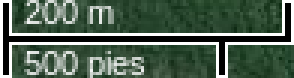
#> input picture images/Deforestacion_referencia.png, 98 x 26 px (shown 3 times larger); its folder holds only this picture in this run
$ python Ej4_bilateral.py --image ../images/Deforestacion_referencia.png
#> lines starting #> are read from the running program, lines starting #| are printed output that depends on the picture
"""
Aplique un filtro pasa-bajos de su eleccion y el filtro bilateral a las siguientes imagenes:
mariposa02.png, flores02.jpg y lapices02.jpg (en escala de grises).

Compare los resultados y explique sus apreciaciones.
"""

import os
os.chdir(os.path.dirname(os.path.abspath(__file__)))
import cv2
import numpy as np
import matplotlib.pyplot as plt
from scipy.ndimage import map_coordinates
import argparse

PATH = "../images/"

#* Si lo quiero usar desde consola:
#* python Ej4_bilateral.py -im nombreImagen.jpg

# Imagenes a usar: mariposa02.png, flores02.jpg y lapices02.jpg
# default_img = 'mariposa02.png'
# default_img = 'flores02.jpg'
default_img = 'lapices02.jpg'

ap = argparse.ArgumentParser()
ap.add_argument("-im", "--image", required=False, help="path de la imagen a utilizar")
args = vars(ap.parse_args())

nombre_imagen = args["image"] if args["image"] else default_img

img = cv2.imread(PATH + nombre_imagen, cv2.IMREAD_GRAYSCALE)
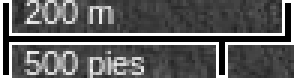
#> img: shape (26, 98) (shown 3 times larger); min 0, max 255, mean 89.8

#* Aplicar el filtro blur (filtro pasa-bajos elegido) con un tamaño de kernel de MxN
M = 3
N = 3
img_blur = cv2.blur(img, (M, N))
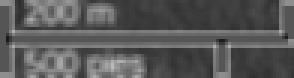
#> img_blur: shape (26, 98) (shown 3 times larger); min 28, max 186, mean 88.6

#* Aplicar el filtro bilateral con un diametro de 9, sigmaColor de 75 y sigmaSpace de 75
img_bilateral = cv2.bilateralFilter(img, 9, 75, 75)
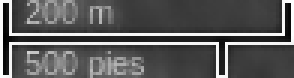
#> img_bilateral: shape (26, 98) (shown 3 times larger); min 2, max 254, mean 88.8

#* Mostrar la imagen original y las imagenes filtradas
plt.figure()
plt.subplot(1, 2, 1)
plt.imshow(img, cmap='gray')
plt.title('Original')
# plt.axis('off')

plt.subplot(1, 2, 2)
plt.imshow(img_blur, cmap='gray')
plt.title('Blur Filter')
# plt.axis('off')

plt.figure()
plt.subplot(1, 2, 1)
plt.imshow(img, cmap='gray')
plt.title('Original')
# plt.axis('off')

plt.subplot(1, 2, 2)
plt.imshow(img_bilateral, cmap='gray')
plt.title('Bilateral Filter')
# [8 lines of commented-out code are left out]

"""
Utilice la funcion implementada en la guia anterior para visualizar perfiles de grises,
eligiendo la misma fila o columna para la imagen original y las que han sido filtradas.
Compare los resultados visualizandolos simultaneamente.
"""

# Graficar el perfil de intensidad de una fila
id_fila = 200
#> (the run stopped early here; a loop or call above may not have finished)

$ run again, on images/flores02.jpg
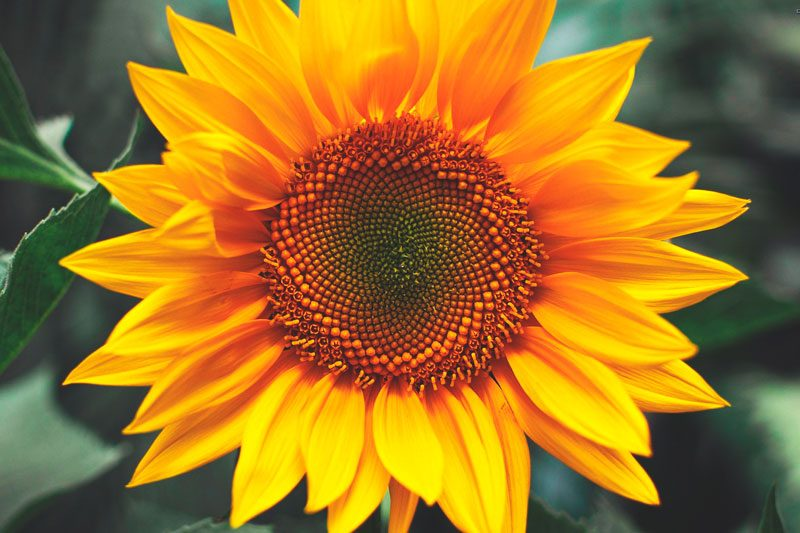
#> input picture images/flores02.jpg, 800 x 533 px
#> `img = cv2.imread(PATH + nombre_imagen, cv2.IMREAD_GRAYSCALE)`:
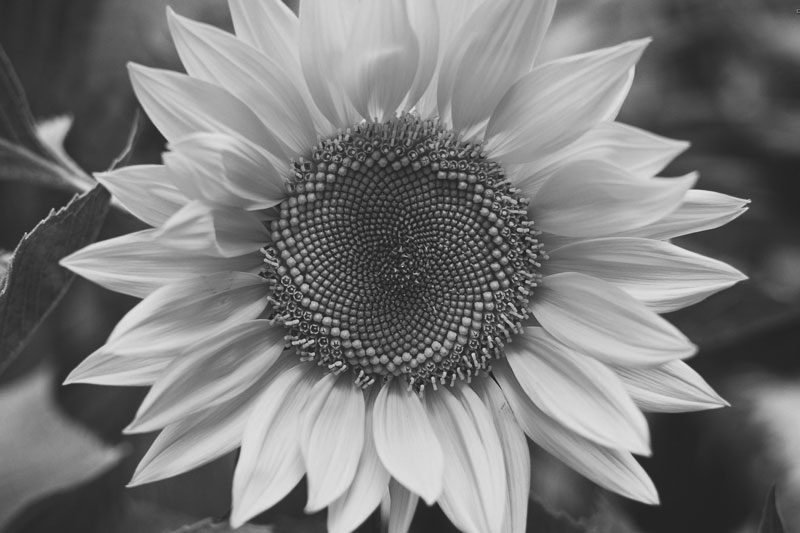
#> img: shape (533, 800); min 14, max 232, mean 121
#> fila_img = 800 values, max 214 at index 744, min 27 at index 345, mean 114.7
#> fila_blur = 800 values, max 205 at index 114, min 36 at index 797, mean 114.2
#> fila_bilateral = 800 values, max 194 at index 707, min 36 at index 798, mean 113.4
#> perfil_img = 600 values, max 208 at index 113, min 32 at index 386, mean 104
#> perfil_blur = 600 values, max 205 at index 114, min 46 at index 0, mean 103.7
#> perfil_bilateral = 600 values, max 191 at index 115, min 46 at index 0, mean 103
#> `plt.show()`:
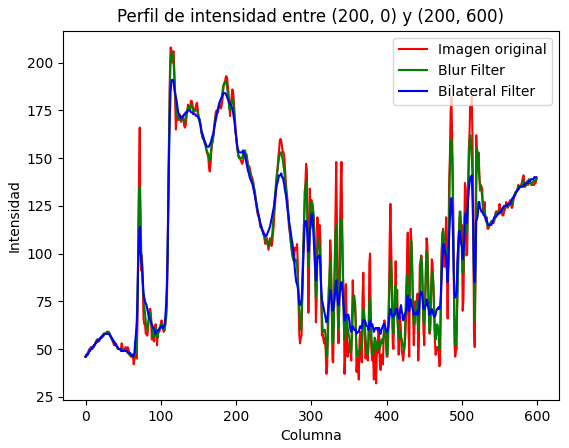
#> figure drawn by matplotlib, 1 panel; curve peaks at x = 113, y = 208; curve peaks at x = 114, y = 205; curve peaks at x = 115, y = 191

$ run again, on images/Deforestacion_zona_delimitada.png
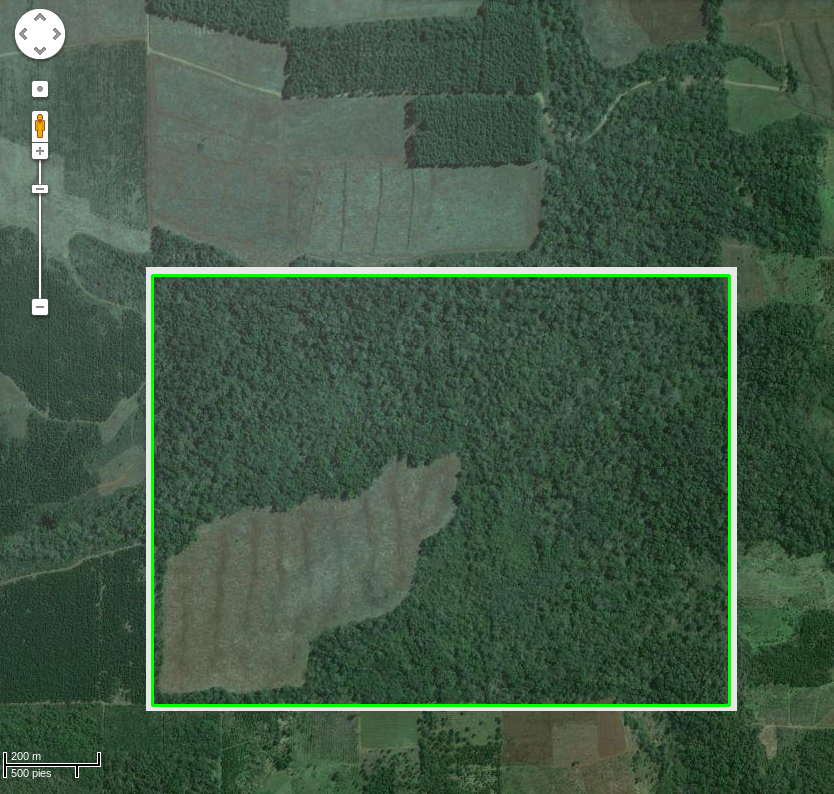
#> input picture images/Deforestacion_zona_delimitada.png, 834 x 794 px
#> `img = cv2.imread(PATH + nombre_imagen, cv2.IMREAD_GRAYSCALE)`:
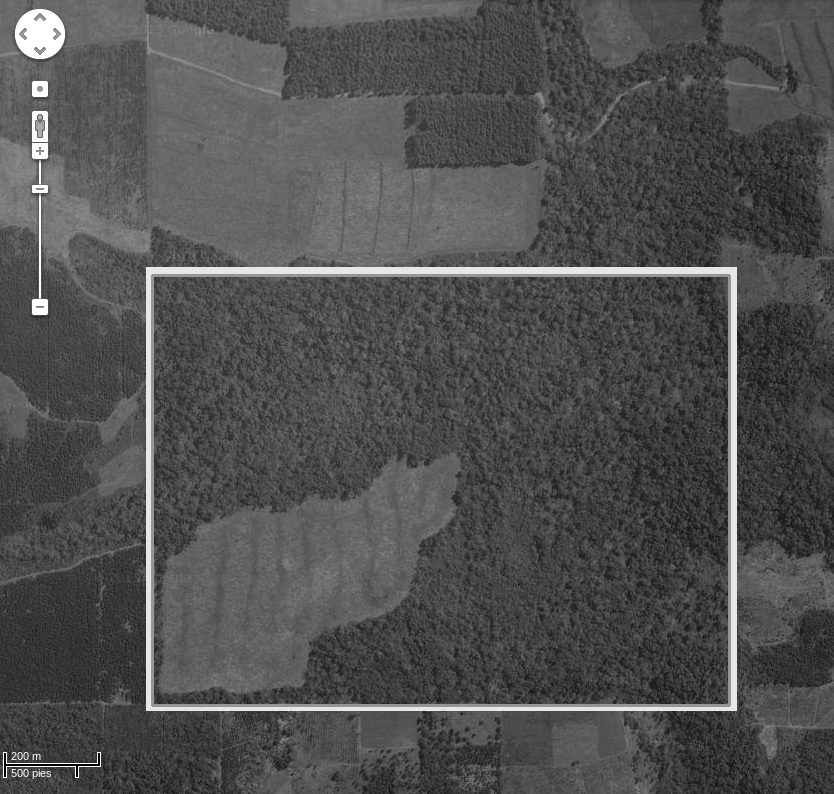
#> img: shape (794, 834); min 0, max 255, mean 80.1
#> fila_img = 834 values, max 255 at index 39, min 26 at index 755, mean 92.13
#> fila_blur = 834 values, max 203 at index 39, min 32 at index 803, mean 91.95
#> fila_bilateral = 834 values, max 220 at index 39, min 38 at index 771, mean 91.94
#> perfil_img = 600 values, max 255 at index 39, min 45 at index 541, mean 104.2
#> perfil_blur = 600 values, max 205 at index 39, min 52 at index 542, mean 104.1
#> perfil_bilateral = 600 values, max 225 at index 39, min 60 at index 587, mean 104.2
#> `plt.show()`:
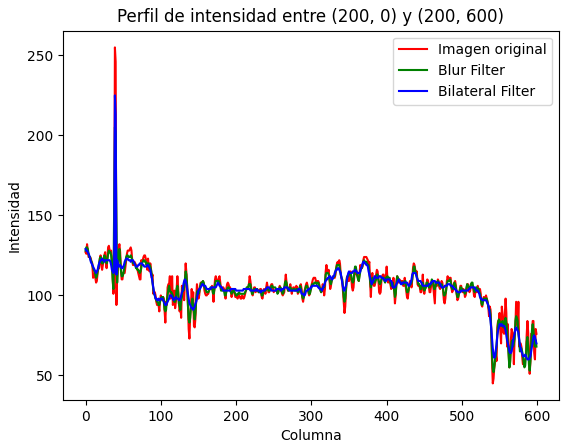
#> figure drawn by matplotlib, 1 panel; curve peaks at x = 39, y = 255; curve peaks at x = 39, y = 205; curve peaks at x = 39, y = 225
